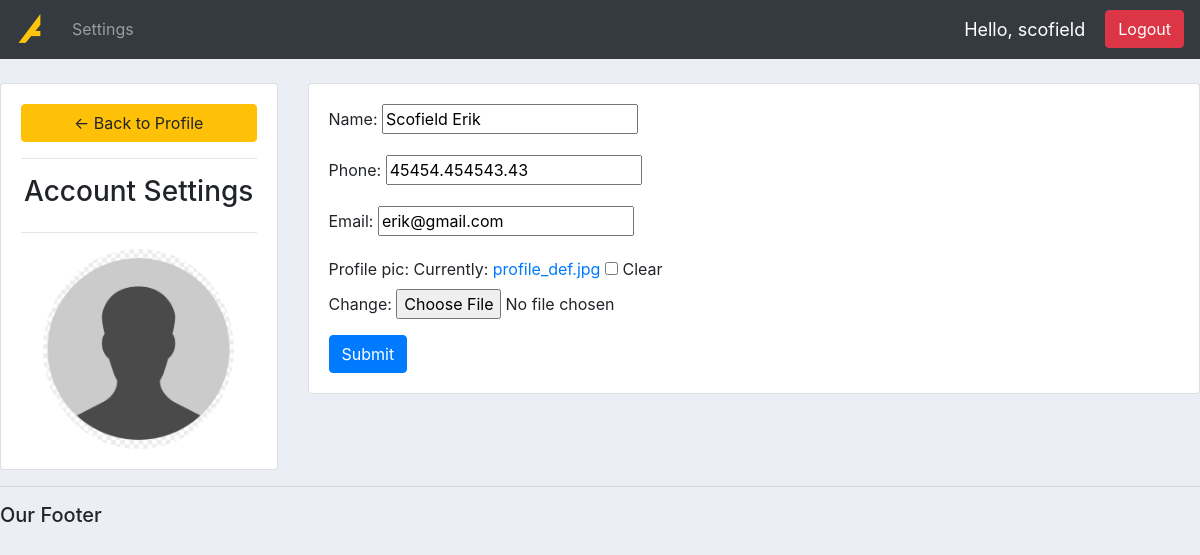
/account/ (signed in), run on the app's committed database.
### accounts/models.py (models this page shows, shortened)
class Customer(models.Model):
    user            = models.OneToOneField(User, null=True, blank = True, on_delete=models.CASCADE) # One Customer can have only one User | User is django default
    name            = models.CharField(max_length=200, null = True) # null = True -> if empty so that it doesn't show error
    phone           = models.CharField(max_length=200, null = True)
    email           = models.CharField(max_length=200, null = True)
    profile_pic     = models.ImageField(default ="profile_def.jpg", null = True, blank = True)
    date_created    = models.DateTimeField(auto_now_add=True, null = True)

### accounts/decorators.py (the view)
        def wrapper_func(request, *args, **kwargs):
            group = None
            if request.user.groups.exists():
                group = request.user.groups.all()[0].name
            if group in allowed_roles:
                return view_func(request, *args, **kwargs)
            else:
                return HttpResponse('Sorry! You are not authorised to visit this page.')

### accounts/forms.py
class CustomerFrom(ModelForm):
    class Meta:
        model   = Customer
        fields  = '__all__'
        exclude = ['user']

### accounts/views.py (called while the page is built)
@login_required(login_url='showUrlLogin') # Restricting users who are not logged in
@allowed_users(allowed_roles=['customer']) # checks if customer
def accountSettings(request):
    customer    = request.user.customer
    form        = CustomerFrom(instance=customer)
    if request.method == 'POST':
        form    = CustomerFrom(request.POST, request.FILES, instance=customer)
        if form.is_valid:
            form.save()
    context = {
        'showAccountForm' : form
    }
    return render(request, 'accounts/account_settings.html', context)

### accounts/templates/accounts/account_settings.html (shortened to what this page needs)
{%  extends 'accounts/main.html' %}
{% load static %}
{% block content %}
<br>
<div class="row">
	<div class="col-md-3">
		<div class="card card-body">
			<a class="btn btn-warning" href="{% url 'showUrlHome' %}"> &#8592; Back to Profile</a>
			<hr>
			<h3 style="text-align: center">Account Settings</h3>
			<hr>
			<img class="profile-pic" src="{{request.user.customer.profile_pic.url}}" >
		</div>
	</div>
	<div class="col-md-9">
		<div class="card card-body">
            <form method="POST" action="" enctype="multipart/form-data">
				{{showAccountForm.as_p}}
			<input class="btn btn-primary" type="submit" name="Update Information">
			</form>
		</div>
	</div>
</div>
{% endblock %}

### accounts/templates/accounts/navbar.html (shortened to what this page needs)
{% load static %}
<nav class="navbar navbar-expand-lg navbar-dark bg-dark">
    <a class="navbar-brand" href="#"><img src="{% static '/images/logo.png' %}" alt=""></a>
    <div class="collapse navbar-collapse" id="navbarNav">
      <ul class="navbar-nav">
        {% if request.user.is_staff  %}
          <li class="nav-item active">
            <a class="nav-link" href="{% url 'showUrlHome' %}">Dashboard</a>
          </li>
          <li class="nav-item">
            <a class="nav-link" href="{% url 'showUrlProduct' %}">Products</a>
          </li>
        {% else %}
          <li class="nav-item">
            <a class="nav-link" href="{% url 'showUrlAccount' %}">Settings</a>
          </li>
        {% endif %}
      </ul>
    </div>
    <span id="hello-msg" >Hello, {{request.user}}  </span>
    <span><a class="btn btn-danger" href="{% url 'showUrlLogout' %}">Logout</a></span>
</nav>

### static/css/main.css (style rules this page uses)
body { background-color: #ebeff5; }

### accounts/templates/accounts/navbar.html (style rules this page uses)
#hello-msg { font-size: 18px; color: #fff; margin-right: 20px; }

### accounts/templates/accounts/account_settings.html (style rules this page uses)
.profile-pic { max-width: 200px; max-height:200px; margin: 0 auto; border-radius: 50%; }

### data on the page
Customer: name "Scofield Erik", phone "45454.454543.43", email "erik@gmail.com"

### other printed values
{{ request.user }} "scofield"
